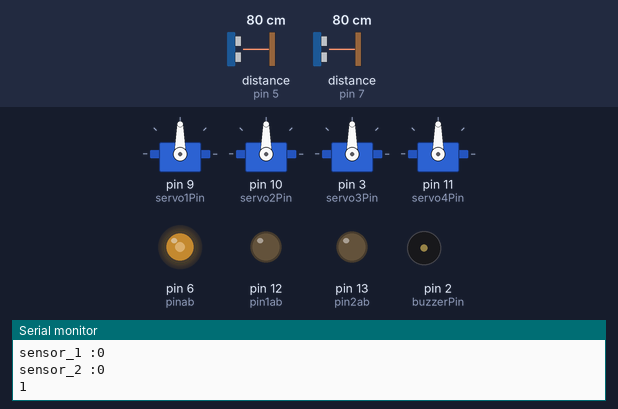
Simulated run of this sketch. Board: Arduino Uno, built with avr-gcc and run on an emulated ATmega328P. Shown: 4 × servo, output pins drawn as LEDs (lit = HIGH), buzzer (waves = sounding, pin HIGH), the last lines printed to the serial monitor. Wiring (inferred from the names in the program): 2 × ultrasonic range finder: trigger pin 4, echo pin 5 / trigger pin 8, echo pin 7. The inputs (shaded band) are chosen by the test bench; at power-on: distance to the obstacle (sensors on pin 7, pin 5) 80 cm. The echo pulse lasts 58.3 µs per cm; pins used as bus, display or sensor lines are not drawn.

Above: at 2.5 s.
2.6 s: distance to the obstacle (sensor on pin 7) set to 53 cm
4.1 s: distance to the obstacle (sensor on pin 7) set to 47 cm
At 7.0 s:
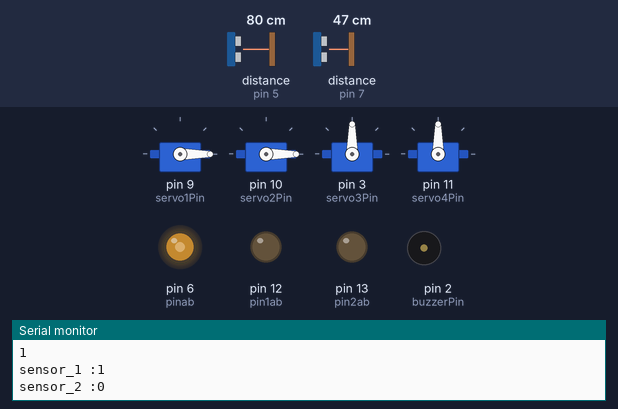
At 9.9 s:
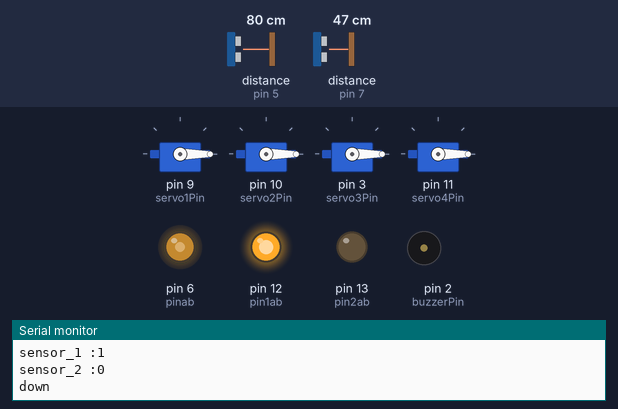
10.1 s: distance to the obstacle (sensor on pin 5) set to 120 cm
At 14.6 s:
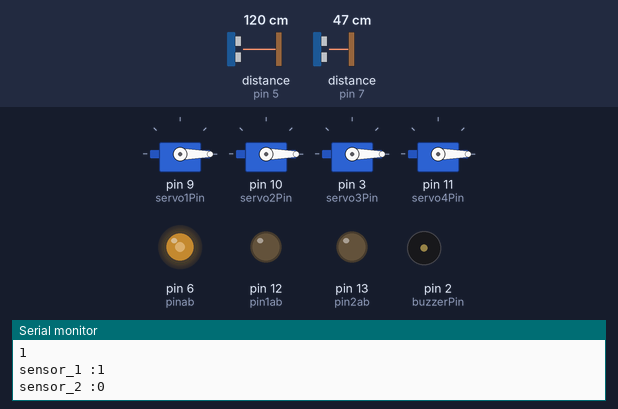
Timing chart, 0 to 22.1 s (numbered marks = the images above; inputs shaded):
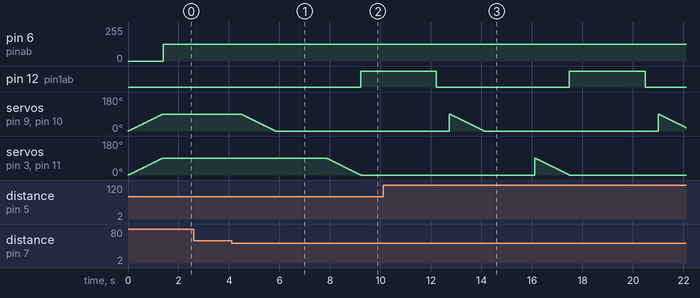

The sketch:

smart_bridge.ino
```cpp
    #include <Servo.h>
#define pinab  6
#define pin1ab 12
#define pin2ab 13
int ultra_1 = 1;
bool beep = 0;
int buzzerPin = 2;
int LED= 13;
// constants won't change
const int trig_pin_1 = 8;
const int echo_pin_1 = 7;

const int trig_pin_2 = 4; // Arduino pin connected to Ultrasonic Sensor's TRIG pin
const int echo_pin_2 = 5;

const int DISTANCE_THRESHOLD = 50; // centimeters
const int servo1Pin = 9;
const int servo2Pin = 10;
const int servo3Pin = 3;
const int servo4Pin = 11;
int delayTime =15;

Servo servo1;
Servo servo2;
Servo servo3;
Servo servo4;
 // create servo object to control a servo

// variables will change:

long duration , distance ;
int sensor_1 , sensor_2 ;

void setup() {
  Serial.begin (9600);

  pinMode(trig_pin_1, OUTPUT);
  pinMode(echo_pin_1, INPUT);

  pinMode(trig_pin_2, OUTPUT);
  pinMode(echo_pin_2, INPUT);

  pinMode (LED, OUTPUT);
  pinMode (buzzerPin, OUTPUT);
  servo1.attach(servo1Pin);
  servo2.attach(servo2Pin);
  servo3.attach(servo3Pin);
  servo4.attach(servo4Pin); // attaches the servo on pin 9 to the servo object
pinMode(pinab,OUTPUT);
pinMode(pin1ab,OUTPUT);
pinMode(pin2ab,OUTPUT);
lift(0,90);
}

void loop() {
  analogWrite(pinab,125);
  SonarSensor(trig_pin_1, echo_pin_1);
  sensor_1=distance;
  sensor_1=check(sensor_1);
  Serial.print("sensor_1 :");
  Serial.println(sensor_1);
  SonarSensor(trig_pin_2, echo_pin_2);
  sensor_2=distance;
  sensor_2=check(sensor_2);
  Serial.print("sensor_2 :");
  Serial.println(sensor_2);
  if (ultra_1==1)
  {
  if( sensor_1==1)
  {
       down(90,0);beep=1;b_lift();
  }
  // if (beep==1){buzz_led();}
  // else off();
  if(sensor_2==1)
    {
       b_down();lift(0,90);
      ultra_1=0;beep=0;
       return;
    }
    Serial.println(ultra_1);
  }
  if (ultra_1==0)
  {
if( sensor_2==1)
    {beep=1;down(90,0);b_lift();}
  //   if (beep==1){buzz_led();}
  // else off();
if(sensor_1==1)
{
  lift(0,90);beep=0;b_down();
  ultra_1=1;return;
}
Serial.println(ultra_1);
}
  // if (ultra_1==0)
  // {
  //       if(sensor_2 < DISTANCE_THRESHOLD && sensor_2 > 0)
  //         {
  //           down();
  //         }
  //      if(sensor_1 > DISTANCE_THRESHOLD-20 && sensor_1 > 0 && sensor_1 < DISTANCE_THRESHOLD)
  //         {
  //           ultra_1 = 1;
  //           // ultra_2 = 1;
  //           lift();
  //         }
  //   Serial.println(ultra_1);
  // }
  // if(ultra_1 == 1 && ultra_2 == 0){
  //   servo1.write(90);
  //   servo2.write(90);
  //   delay(5000);
  //   servo3.write(90);
  //   servo4.write(90);

  //   ultra_1 = 1;

  // }

//   if( ultra_2 == 1){

// down();
//   }

  // if(ultra_1 == 0 && ultra_2 == 0){

  //   servo1.write(0);
  //   servo2.write(0);
  //   servo3.write(0);
  //   servo4.write(0);


  // }

  // if(ultra_1 == 0 && ultra_2 == 1){
  // lift();

  // }

delay(500);

}


void SonarSensor(int trigPin,int echoPin)
{
digitalWrite(trigPin, LOW);
delayMicroseconds(2);
digitalWrite(trigPin, HIGH);
delayMicroseconds(10);
digitalWrite(trigPin, LOW);
duration = pulseIn(echoPin, HIGH);
distance = (duration/2) / 29.1;

}
void lift (int a, int b)
{
    for (int i = a; i <= b; i++) {
      servo1.write(i);
      servo2.write(i);
      servo3.write(i);
      servo4.write(i);
      delay(delayTime);
    }
    Serial.println("up");
}
void down(int a,int b)
{
    for (int i = a; i >= b; i--) {
      servo1.write(i);
      servo2.write(i);
      delay(delayTime);
    }
    delay(2000);
    for (int i = a; i >= b; i--) {
      servo3.write(i);
      servo4.write(i);
      delay(delayTime);
    }
    Serial.println("down");
}
void buzz_led()
{
  for(int i=0;i<4;i++){
digitalWrite(buzzerPin, HIGH);
  digitalWrite(LED, HIGH);
    delay(60);
digitalWrite(buzzerPin, LOW);
 digitalWrite(LED, LOW);
delay(30);}
}
int check(int a)
{
  if(a<DISTANCE_THRESHOLD&&a>0)
  {return 1;}
  else
  {return 0;}
}
void off()
{
  digitalWrite(buzzerPin, LOW);
  delay(60);
  digitalWrite(LED, LOW);
}
void moveServosSlowly(int startPos, int endPos) {
  if (startPos < endPos) {
    for (int i = startPos; i <= endPos; i++) {
      servo1.write(i);
      servo2.write(i);
      delay(delayTime);
    }
    delay(2000);
    for (int i = startPos; i <= endPos; i++) {
      servo3.write(i);
      servo4.write(i);
      delay(delayTime);
    }
  } else {
    for (int i = startPos; i >= endPos; i--) {
      servo1.write(i);
      servo2.write(i);

      servo3.write(i);
      servo4.write(i);
      delay(delayTime);
    }
  }
}
void b_lift()
{
  digitalWrite(pin1ab,HIGH);
  digitalWrite(pin2ab,LOW);
  delay(3000);
  digitalWrite(pin1ab,LOW);
  digitalWrite(pin2ab,LOW);
  Serial.println("Bridge lift");
}
void b_down()
{
  digitalWrite(pin1ab,LOW);
  digitalWrite(pin2ab,HIGH);
  delay(3000);
  digitalWrite(pin1ab,LOW);
  digitalWrite(pin2ab,LOW);
  Serial.println("Bridge down");
}
```

Measured:
- the behaviour switches between 51 and 50 cm on distance to the obstacle (sensor on pin 7) (found by bisection; images 0 and 1)
- after the input at 4.1 s, pin 12 (pin1ab): LOW → HIGH after 5.1 s; servo on pin 9 (servo1Pin), servo on pin 10 (servo2Pin): moves from 90° to 0° over 1.3 s, starting after 0.38 s; servo on pin 3 (servo3Pin), servo on pin 11 (servo4Pin): moves from 90° to 0° over 1.4 s, starting after 3.8 s
